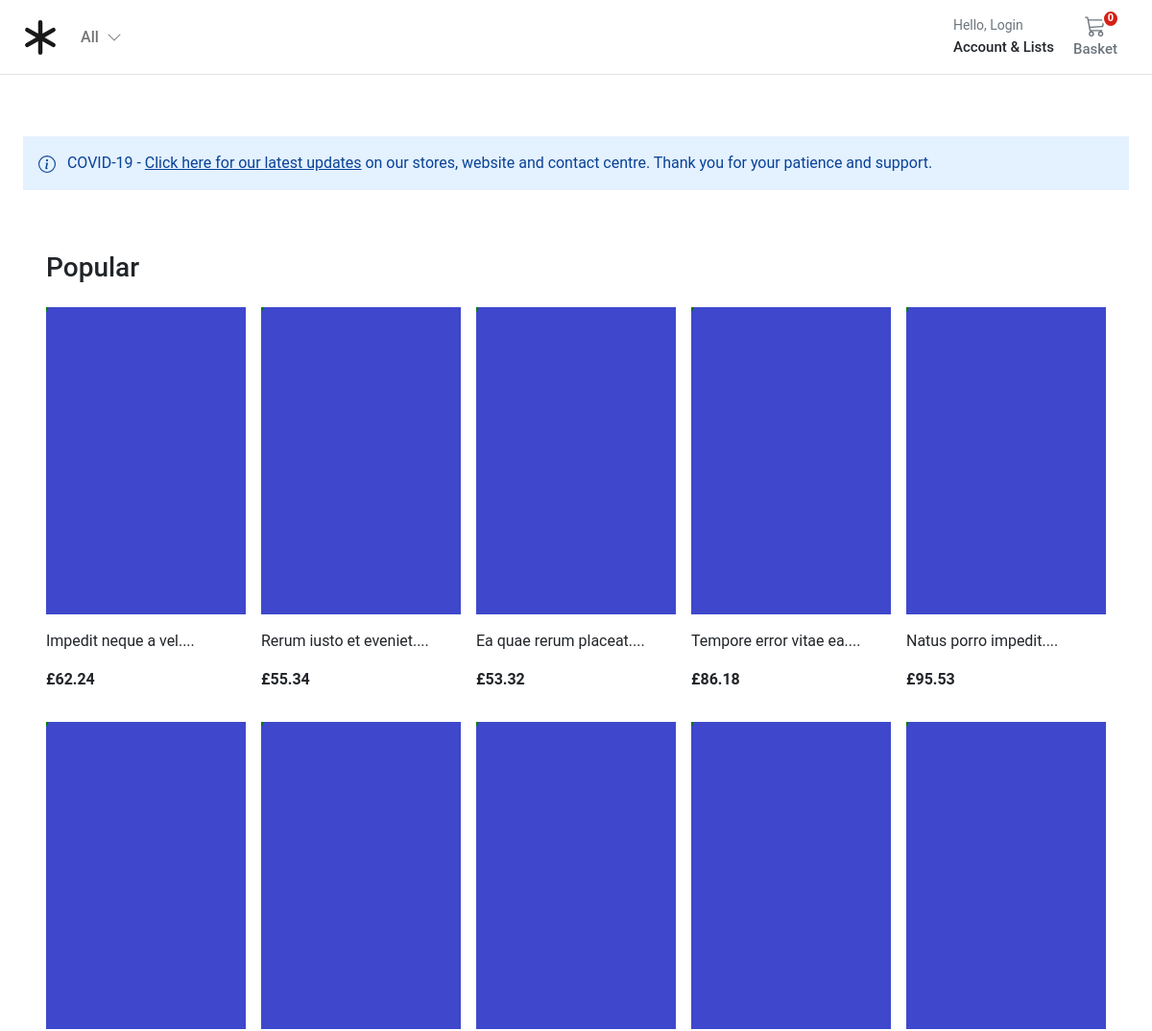
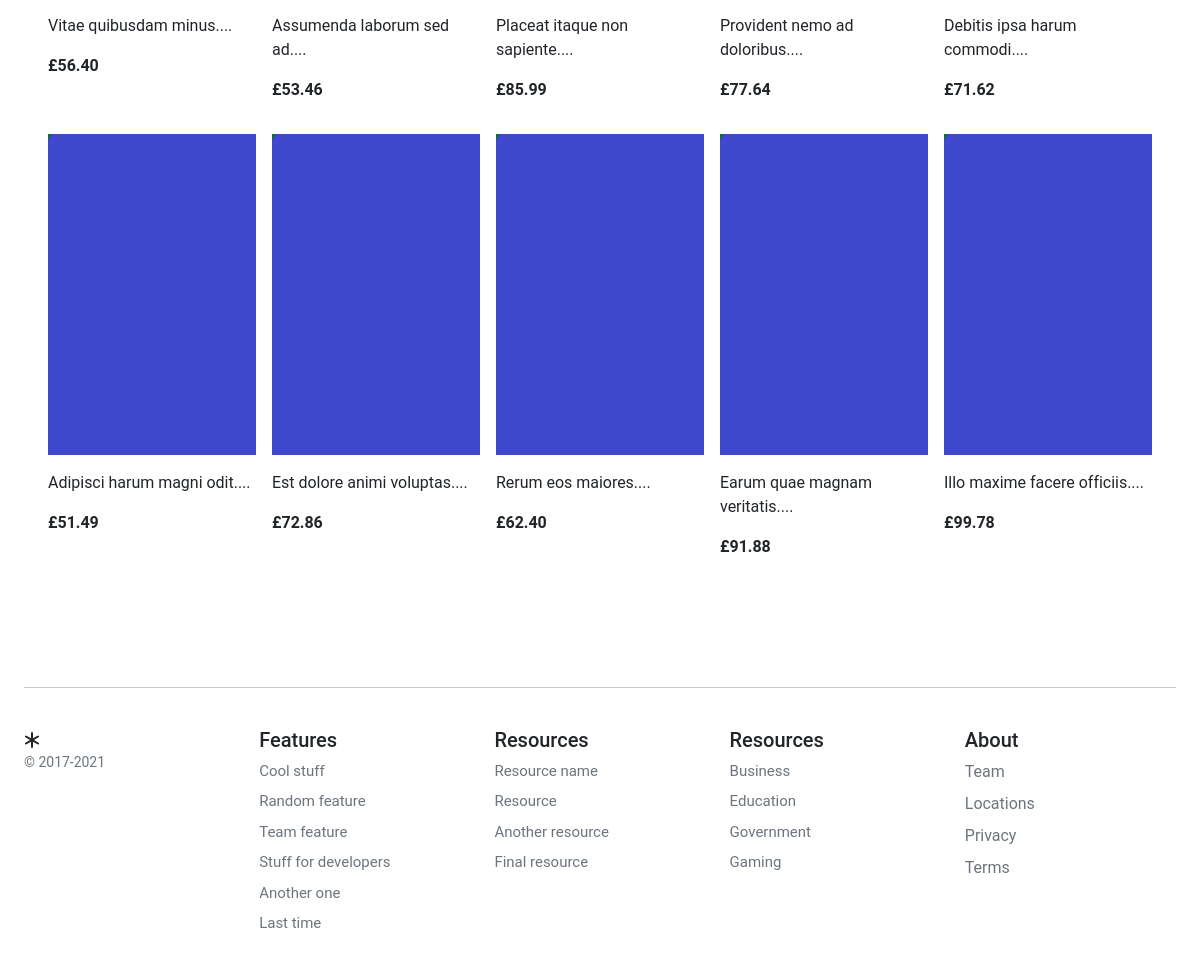
The page / on the database its author committed (2 pictures, top to bottom).
### store/models.py (models this page shows, shortened)
class ProductImage(models.Model):
    product = models.ForeignKey(Product, on_delete=models.CASCADE, related_name="product_image")
    image = models.ImageField(
        verbose_name=_("image"),
        help_text=_("Upload a product image"),
        upload_to="images/",
        default="images/default.png",
    )
    alt_text = models.CharField(
        verbose_name=_("Alturnative text"),
        help_text=_("Please add alturnative text"),
        max_length=255,
        null=True,
        blank=True,
    )
    is_feature = models.BooleanField(default=False)
    created_at = models.DateTimeField(auto_now_add=True, editable=False)
    updated_at = models.DateTimeField(auto_now=True)
    class Meta:
        verbose_name = _("Product Image")
        verbose_name_plural = _("Product Images")

class Product(models.Model):
    product_type = models.ForeignKey(ProductType, on_delete=models.RESTRICT)
    category = models.ForeignKey(Category, on_delete=models.RESTRICT)
    title = models.CharField(
        verbose_name=_("title"),
        help_text=_("Required"),
        max_length=255,
    )
    description = models.TextField(verbose_name=_("description"), help_text=_("Not Required"), blank=True)
    slug = models.SlugField(max_length=255)
    regular_price = models.DecimalField(
        verbose_name=_("Regular price"),
        help_text=_("Maximum 999.99"),
        error_messages={
            "name": {
                "max_length": _("The price must be between 0 and 999.99."),
            },
        },
        max_digits=5,
        decimal_places=2,
    )
    discount_price = models.DecimalField(
        verbose_name=_("Discount price"),
        help_text=_("Maximum 999.99"),
        error_messages={
            "name": {
                "max_length": _("The price must be between 0 and 999.99."),
            },
        },
        max_digits=5,
        decimal_places=2,
    )
    is_active = models.BooleanField(
        verbose_name=_("Product visibility"),
        help_text=_("Change product visibility"),
        default=True,
    )
    created_at = models.DateTimeField(_("Created at"), auto_now_add=True, editable=False)
    updated_at = models.DateTimeField(_("Updated at"), auto_now=True)
    users_wishlist = models.ManyToManyField(settings.AUTH_USER_MODEL, related_name="user_wishlist", blank=True)
    class Meta:
        ordering = ("-created_at",)
        verbose_name = _("Product")
        verbose_name_plural = _("Products")
    def get_absolute_url(self):
        return reverse("store:product_detail", args=[self.slug])

### store/views.py (the view)
# urls.py: path('', views.product_all, name='store_home'),
def product_all(request):
    products = Product.objects.prefetch_related("product_image").filter(is_active=True)
    return render(request, "store/index.html", {"products": products})

### basket/basket.py (called while the page is built)
    def __len__(self):
        return sum(item["qty"] for item in self.basket.values())

### basket/context_processors.py (called while the page is built)
def basket(request):
    return {'basket': Basket(request)}

### store/context_processors.py (called while the page is built)
def categories(request):
    return {"categories": Category.objects.filter(level=0)}

### store/models.py (called while the page is built)
    def get_absolute_url(self):
        return reverse("store:category_list", args=[self.slug])

### templates/store/index.html (shortened to what this page needs)
{% extends "base.html" %}
{% block content %}
<div class="container">
  <div class="alert alert-primary fw600 rounded-0 border-0 pb-3" role="alert">
    COVID-19 - <u>Click here for our latest updates</u> on our stores, website and contact centre. Thank you for
    your patience and support.
  </div>
  <div class="container">
    <div class="row">
      <div class="album py-5">
        <div class="pb-3">
          <h1 class="h3">Popular</h1>
        </div>
        {% if not products %}
        <div class="col-12">There are currently no products active</div>
        {% else %}
        <div class="row row-cols-1 row-cols-sm-2 row-cols-md-5 g-3">
          {% for product in products %}
          <div class="col">
            <div class="card border-0">
              {% for image in product.product_image.all %}
              {% if image.is_feature%}
              <img class="img-fluid" alt="Responsive image" src="{{ image.image.url }}"
                alt="{{ image.image.alt_text }}">
              {% endif %}
              {% endfor %}
              <div class="card-body px-0">
                <p class="card-text">
                  <a class="text-dark text-decoration-none"
                    href="{{ product.get_absolute_url }}">{{ product.title|slice:":50" }}...</a>
                </p>
                <div class="fw-bold">£{{product.regular_price}}</div>
              </div>
            </div>
          </div>
          {% endfor %}
        </div>
        {% endif %}
      </div>
    </div>
  </div>
  {% endblock %}

### templates/base.html (shortened to what this page needs)
{% load static %}
<!DOCTYPE html>
<html>
<head>
  <link href="https://cdn.jsdelivr.net/npm/bootstrap@5.0.0-beta1/dist/css/bootstrap.min.css" rel="stylesheet"
>
  <link rel="stylesheet" href="{% static 'core/css/base.css' %}">
  <link rel="stylesheet" href="{% block stylesheet %}{% endblock %}">
</head>
<body>
  <header class="pb-3">
    <nav class="navbar navbar-expand-md navbar-light bg-white border-bottom">
      <div class="container-fluid px-md-4">
        <div class="d-flex w-100 navbar-collapse">
          <a class="navbar-brand d-flex-inline" href="/">
          </a>
          <ul class="navbar-nav me-auto mb-2 mb-md-0">
            <li class="nav-item dropdown">
              <a class="nav-link dropdown-toggle d-none d-md-block fw500" href="#" id="navbarDropdown" role="button"
                data-bs-toggle="dropdown" aria-expanded="false">
                All
                <i class="ps-1"><svg xmlns="http://www.w3.org/2000/svg" width="16" height="16" fill="currentColor"
                    class="bi bi-chevron-down" viewBox="0 0 16 16">
                    <path fill-rule="evenodd"
                      d="M1.646 4.646a.5.5 0 0 1 .708 0L8 10.293l5.646-5.647a.5.5 0 0 1 .708.708l-6 6a.5.5 0 0 1-.708 0l-6-6a.5.5 0 0 1 0-.708z" />
                  </svg></i>
              </a>
            </li>
          </ul>
          <div>
            <div class="collapse navbar-collapse" id="navbarSupportedContent2">
              <ul class="navbar-nav me-auto mb-2 mb-lg-0">
                <li class="nav-item dropdown">
                  <a class="nav-link dropdown-toggle text-reset" href="#" id="navbarDropdown" role="button"
                    data-bs-toggle="dropdown" aria-expanded="false">
                    <div class="small text-muted">Hello,
                      {% if user.is_authenticated %}
                        {{ request.user.name }}
                      {% else %}
                      Login
                      {% endif %}
                    </div>
                    <span class="fs15 fw500">Account &amp; Lists
                    </span>
                  </a>
                </li>
              </ul>
            </div>
          </div>
          <a type="button" role="button" href="{% url "basket:basket_summary" %}"
            class="btn btn-outline-secondary border-0 basket-btn">
            {% with total_qty=basket|length %}
            <div id="basket-qty" class="basket-qty">
              {% if total_qty > 0 %}
              {{ total_qty }}
              {% else %}
              0
              {% endif %}
            </div>
            {% endwith %}
            <div>
            </div>
            <span class="fs15 fw500">Basket</span>
          </a>
        </div>
      </div>
    </nav>
  </header>
  <main class="pt-5">
    <div id="content">{% block content %} {% endblock %}</div>
  </main>
  <footer class="container py-5 footer">
    <hr>
    <div class="row pt-4">
      <div class="col-12 col-md">
        <small class="d-block mb-3 text-muted">&copy; 2017-2021</small>
      </div>
      <div class="col-6 col-md fs15">
        <h5>Features</h5>
        <ul class="list-unstyled">
          <li><a class="link-secondary text-decoration-none" href="#">Cool stuff</a></li>
          <li><a class="link-secondary text-decoration-none" href="#">Random feature</a></li>
          <li><a class="link-secondary text-decoration-none" href="#">Team feature</a></li>
          <li><a class="link-secondary text-decoration-none" href="#">Stuff for developers</a></li>
          <li><a class="link-secondary text-decoration-none" href="#">Another one</a></li>
          <li><a class="link-secondary text-decoration-none" href="#">Last time</a></li>
        </ul>
      </div>
      <div class="col-6 col-md fs15">
        <h5>Resources</h5>
        <ul class="list-unstyled">
          <li><a class="link-secondary text-decoration-none" href="#">Resource name</a></li>
          <li><a class="link-secondary text-decoration-none" href="#">Resource</a></li>
          <li><a class="link-secondary text-decoration-none" href="#">Another resource</a></li>
          <li><a class="link-secondary text-decoration-none" href="#">Final resource</a></li>
        </ul>
      </div>
      <div class="col-6 col-md fs15">
        <h5>Resources</h5>
        <ul class="list-unstyled">
          <li><a class="link-secondary text-decoration-none" href="#">Business</a></li>
          <li><a class="link-secondary text-decoration-none" href="#">Education</a></li>
          <li><a class="link-secondary text-decoration-none" href="#">Government</a></li>
          <li><a class="link-secondary text-decoration-none" href="#">Gaming</a></li>
        </ul>
      </div>
      <div class="col-6 col-md">
        <h5>About</h5>
        <ul class="list-unstyled">
          <li><a class="link-secondary text-decoration-none" href="#">Team</a></li>
          <li><a class="link-secondary text-decoration-none" href="#">Locations</a></li>
          <li><a class="link-secondary text-decoration-none" href="#">Privacy</a></li>
          <li><a class="link-secondary text-decoration-none" href="#">Terms</a></li>
        </ul>
      </div>
    </div>
  </footer>
</body>
</html>

### static/core/css/base.css (style rules this page uses)
@media (min-width: 1000px) { .container { max-width: 1000px; } }
@media (max-width: 1200px) { .container { max-width: 100%; padding:0 24px; } }
.dropdown-toggle::after { display: none; }
.alert-primary { background-color: #E4F1FF; }
html, body, p, div { letter-spacing: -0.02px; font-family: 'Roboto', sans-serif; }
.fs15 { font-size: 0.9375rem; }
.fw500 { font-weight: 500; }
.basket-qty { color: #fff; background: #d42114; border: 2px solid #fff; border-radius: 50%; text-align: center; font-size: 11px; height: 15px; width: 14px; position: absolute; box-sizing: content-box; font-weight: 600; display: flex; justify-content: center; align-items: center; top: 1px; right: 10px; }
.basket-btn { position: relative; }
.footer > div > div > ul > li { padding-bottom:8px; }

### rows shown on the page
Product: title "Impedit neque a vel.", regular_price "62.24"
ProductImage: image (placeholder picture)
Product: title "Rerum iusto et eveniet.", regular_price "55.34"
ProductImage: image (placeholder picture)
Product: title "Ea quae rerum placeat.", regular_price "53.32"
ProductImage: image (placeholder picture)
Product: title "Tempore error vitae ea.", regular_price "86.18"
ProductImage: image (placeholder picture)
Product: title "Natus porro impedit.", regular_price "95.53"
ProductImage: image (placeholder picture)
Product: title "Vitae quibusdam minus.", regular_price "56.40"
ProductImage: image (placeholder picture)
Product: title "Assumenda laborum sed ad.", regular_price "53.46"
ProductImage: image (placeholder picture)
Product: title "Placeat itaque non sapiente.", regular_price "85.99"
ProductImage: image (placeholder picture)
Product: title "Provident nemo ad doloribus.", regular_price "77.64"
ProductImage: image (placeholder picture)
Product: title "Debitis ipsa harum commodi.", regular_price "71.62"
ProductImage: image (placeholder picture)
Product: title "Adipisci harum magni odit.", regular_price "51.49"
ProductImage: image (placeholder picture)
Product: title "Est dolore animi voluptas.", regular_price "72.86"
ProductImage: image (placeholder picture)
Product: title "Rerum eos maiores.", regular_price "62.40"
ProductImage: image (placeholder picture)
Product: title "Earum quae magnam veritatis.", regular_price "91.88"
ProductImage: image (placeholder picture)
Product: title "Illo maxime facere officiis.", regular_price "99.78"
ProductImage: image (placeholder picture)
